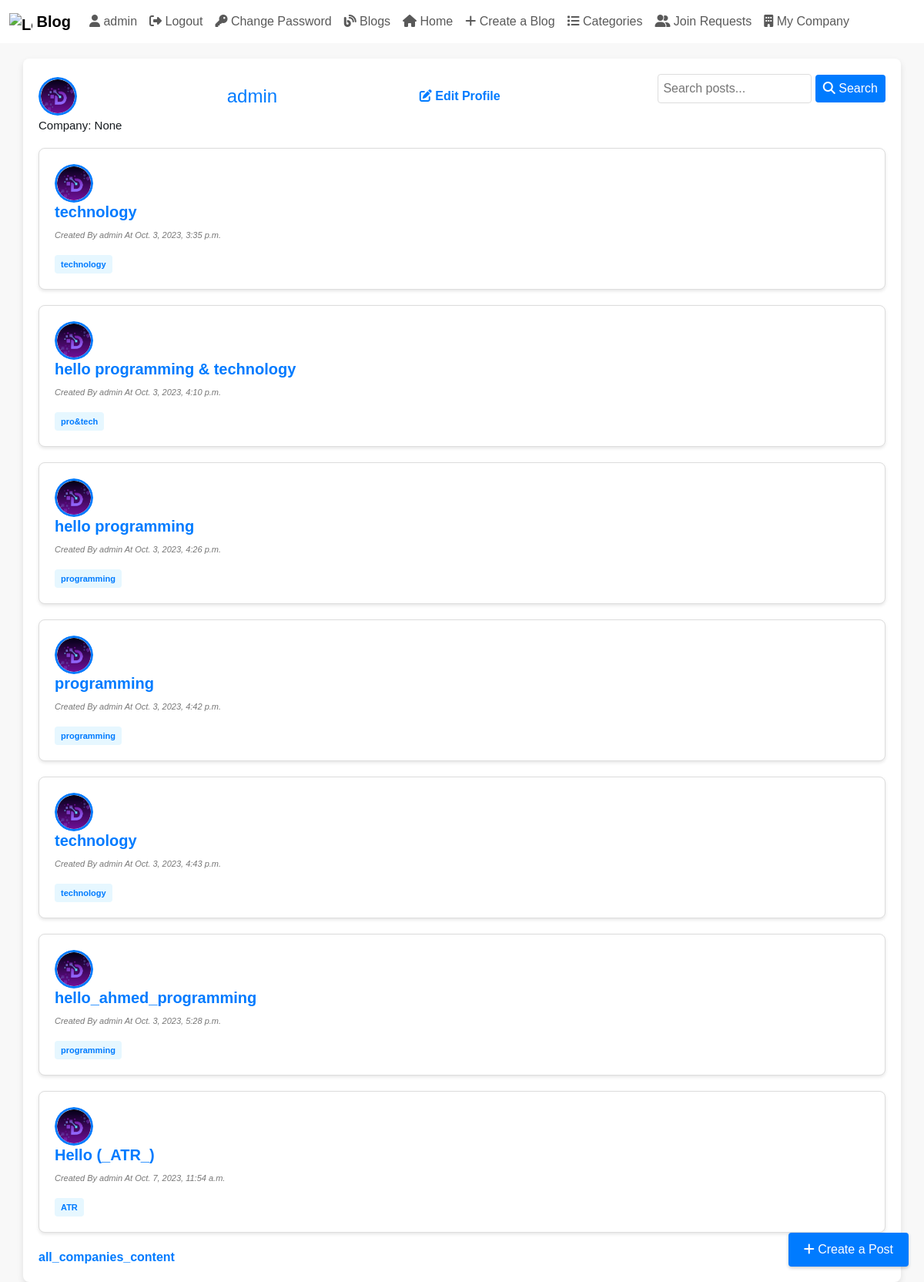
Screenshot of /blog/myBlog (signed in) with the database file from the repository.
### myApp/models.py (models this page shows, shortened)
class UserProfile(models.Model):
  user = models.OneToOneField(User, on_delete=models.CASCADE)
  company = models.ForeignKey(Company, on_delete=models.SET_NULL, blank=True, null=True)
  auth_level = models.CharField(max_length=10, null=True, choices=[('viewer', 'Viewer'), ('member', 'Member'), ('admin', 'Admin'), ('manager', 'Manager')], default="Member")
  groups = models.ForeignKey(Group, on_delete=models.SET_NULL, null=True, blank=True)
  photo = models.ImageField(upload_to='profile_photos/', blank=True, null=True)

class Blog(models.Model):
  ID = models.BigAutoField(auto_created = True, primary_key=True, verbose_name="ID")
  title = models.CharField(max_length=200)
  content = models.TextField()
  author = models.ForeignKey(User, on_delete=models.CASCADE, blank=False)
  created_at = models.DateTimeField(auto_now_add=True, blank=True)
  updated_at = models.DateTimeField(auto_now=True)
  is_draft = models.BooleanField(default=True)
  publish_status = models.CharField(max_length=10, choices=[('draft', 'Draft'), ('published', 'Published')], default='draft')
  tags = models.ManyToManyField(Tag,related_name="tag_posts")
  categories = models.ManyToManyField(Category)
  company = models.ForeignKey(Company, on_delete=models.SET_NULL, blank=True, null=True)

class Tag(models.Model):
  category  = models.ManyToManyField(Category,related_name='tags')
  tag_name  = models.CharField(max_length=100)

### myApp/views.py (the view)
# urls.py: path('blog/myBlog',views.myBlogPage,name='myblogpage'),
def myBlogPage(request):
    query = request.GET.get('q')
    author = request.user
    posts = Blog.objects.filter(author=author)
    if query:
        posts = posts.filter(Q(title__icontains=query)|Q(content__icontains=query))
    return render (request, 'Blog/myblogpage.html', {'Blogs':posts,'query':query})

### myApp/templatetags/my_custom_tags.py (called while the page is built)
@register.filter(name='has_group')
def has_group(user, group_name):
    return user.groups.filter(name=group_name).exists()

### myApp/templates/Blog/myblogpage.html (shortened to what this page needs)
<!DOCTYPE html>
<html lang="en">
{% load static %} {% load crispy_forms_tags %}
<head>
    <link href="{% static 'css/bootstrap.css' %}" rel="stylesheet">
    <link href="{% static 'css/home.css' %}" rel="stylesheet">
    <link rel="stylesheet" href="https://cdnjs.cloudflare.com/ajax/libs/font-awesome/6.1.0/css/all.min.css">
</head>
<body>
    {% include "Blog/blogNavBar.html" %}
    <div class="container">
        <div class="header-search">
            {% if request.user.userprofile.photo %}
            <div class="user-photo">
                <img src="{{ request.user.userprofile.photo.url }}" alt="{{ request.user.username }}">
            </div>
            {% endif %}
            <h1> {{ request.user.username }}</h1>
            <a href="{% url 'edit_user_name' %}" class="edit-profile-link"><i class="fas fa-edit"></i> Edit Profile</a>
            <form method="get" class="search-form">
                <input type="text" name="q" placeholder="Search posts..." {% if query %}value="{{ query }}"{% endif %}>
                <button type="submit"><i class="fas fa-search"></i> Search</button>
            </form>
        </div>
        <h2>Company: {{ request.user.userprofile.company }}</h2>
        {% for blog in Blogs %}
        <div class="blog-card">
                <div class="header-search">
            {% if request.user.userprofile.photo %}
            <div class="user-photo">
                <img src="{{ request.user.userprofile.photo.url }}" alt="{{ request.user.username }}">
            </div>
        </div>
            {% endif %}
            <h2><a href="{% url "blogPage" id=blog.ID %}" style="color: #007bff;">{{ blog.title }}</a></h2>
            <div class="meta-info">
                <p class="meta-info">Created By {{ blog.author.username }} At {{ blog.created_at }}</p>
            </div>
            <div class="tags">
                {% if blog.tags.all %}
                {% for tag in blog.tags.all %}
                <a href="{% url "tagposts" tag.pk %}" class="tag">{{ tag.tag_name }}</a>
                {% endfor %}
                {% endif %}
            </div>
        </div>
        {% endfor %}
        {% if perms.myApp.add_blog %}
        <a href="{% url "createBlog" %}" class="create-post-btn">
            <i class="fas fa-plus"></i> Create a Post
        </a>
        {% endif %}
        <a href="/all_companies_content">all_companies_content</a>
    </div>
</body>
</html>

### myApp/templates/Blog/blogNavBar.html (shortened to what this page needs)
{% block content %}
{% load my_custom_tags %}
<nav class="navbar sticky-top navbar-expand-lg" style="background-color: white;">
	<div class="container-fluid">
    <a class="navbar-brand" href="{% url 'showBlogs' %}">
      <img src="https://getbootstrap.com/docs/5.3/assets/brand/bootstrap-logo.svg" alt="Logo" width="30" height="24" class="d-inline-block align-text-top">
      Blog
    </a>
	<link rel="stylesheet" href="https://cdnjs.cloudflare.com/ajax/libs/font-awesome/6.1.0/css/all.min.css">
		<div class="collapse navbar-collapse" id="navbarSupportedContent">
			<ul class="navbar-nav mr-auto">
				{% if user.is_authenticated %}
				<li class="nav-item">
					<a class="nav-link" href="{% url 'user' %}">
						<i class="fas fa-user"></i> {{ user.username }}
					</a>
				</li>
				<li class="nav-item">
					<a class="nav-link" href="{% url 'logout' %}">
						<i class="fas fa-sign-out-alt"></i> Logout
					</a>
				</li>
				<li class="nav-item">
					<a class="nav-link" href="{% url 'password_change' %}">
						<i class="fas fa-key"></i> Change Password
					</a>
				</li>
				{% else %}
				<li class="nav-item">
					<a class="nav-link" href="{% url 'login' %}">
						<i class="fas fa-sign-in-alt"></i> Login
					</a>
				</li>
				{% endif %}
				<li class="nav-item">
					<a class="nav-link" href="{% url 'showBlogs' %}">
						<i class="fas fa-blog"></i> Blogs
					</a>
				</li>
				{% if perms.myApp.add_blog %}
				<li class="nav-item">
					<a class="nav-link" href="{% url 'myblogpage' %}">
						<i class="fas fa-home"></i> Home
					</a>
				</li>
				<li class="nav-item">
					<a class="nav-link" href="{% url 'createBlog' %}">
						<i class="fas fa-plus"></i> Create a Blog
					</a>
				</li>
				<li class="nav-item">
					<a class="nav-link" href="{% url 'category_list' %}">
						<i class="fas fa-list"></i> Categories
					</a>
				</li>
				<li class="nav-item">
					<a class="nav-link" href="{% url 'joinRequest' %}">
						<i class="fas fa-user-friends"></i> Join Requests
					</a>
				</li>
				{% endif %}
				{% if user.is_authenticated and request.user|has_group:"Member" %}
				<li class="nav-item">
					<a class="nav-link" href="{% url 'createCompany' %}">
						<i class="fas fa-building"></i> Create Company
					</a>
				</li>
				{% elif user.is_authenticated and request.user|has_group:"Manager" %}
				<li class="nav-item">
					<a class="nav-link" href="{% url 'myCompany' %}">
						<i class="fas fa-building"></i> My Company
					</a>
				</li>
				{% elif user.is_authenticated and request.user|has_group:"Employee" %}
				<li class="nav-item">
					<a class="nav-link" href="{% url 'myCompany' %}">
						<i class="fas fa-building"></i> Your Company
					</a>
				</li>
				{% endif %}
			</ul>
			</div>
		</div>
</nav>
{% endblock %}

### static/css/home.css (style rules this page uses)
body { background-color: #f5f5f5; }
a { text-decoration: none; color: #007bff; font-weight: 700; }
.container { background-color: white; padding: 20px; margin-top: 15px; border-radius: 10px; box-shadow: 0 0 0 1.5px rgba(var(--grey-900), 0.05); }
.create-post-btn { position: fixed; bottom: 20px; right: 20px; padding: 10px 20px; background-color: #0d6efd; color: white; text-decoration: none; font-size: 16px; font-weight: 500; border-radius: 5px; box-shadow: 0 2px 4px rgba(0, 0, 0, 0.2); transition: background-color 0.3s ease; }

### myApp/templates/Blog/myblogpage.html (style rules this page uses)
body { font-family: Arial, sans-serif; background-color: #f8f8f8; color: #333; }
.container { margin-top: 20px; background-color: #fff; padding: 20px; border-radius: 8px; box-shadow: 0px 4px 8px rgba(0, 0, 0, 0.1); }
h1 { font-size: 24px; margin-bottom: 20px; color: #007bff; }
h2 { font-size: 15px; margin-bottom: 20px; color: #151a1f; }
.blog-card { border: 1px solid #ddd; padding: 20px; border-radius: 8px; margin-bottom: 20px; background-color: #fff; box-shadow: 0px 2px 4px rgba(0, 0, 0, 0.1); }
.blog-card h2 { font-size: 20px; margin: 0; color: #333; }
.blog-card .meta-info { font-size: 11px; color: #777; margin-top: 10px; font-style: italic; }
.blog-card .tags { margin-top: 10px; }
.blog-card .tag { display: inline-block; padding: 4px 8px; margin-right: 8px; background-color: #e6f7ff; color: #007bff; border-radius: 4px; font-size: 11px; text-decoration: none; font-weight: bold; }
.search-form { float: right; clear: both; }
.search-form input[type="text"] { width: 200px; padding: 6px; border: 1px solid #ddd; border-radius: 4px; margin-bottom: 20px; }
.search-form button { padding: 6px 10px; background-color: #007bff; color: #fff; border: none; border-radius: 4px; cursor: pointer; transition: background-color 0.3s ease; }
.edit-profile-link { color: #007bff; text-decoration: none; transition: color 0.3s ease; }
.create-post-btn { display: block; margin-top: 20px; text-align: center; font-size: 16px; background-color: #007bff; color: #fff; padding: 10px 20px; border-radius: 4px; text-decoration: none; transition: background-color 0.3s ease; }
.header-search { display: flex; align-items: center; justify-content: space-between; }
.header-search h1 { margin: 0; }
.header-search .search-form { margin-left: 20px; }
.user-photo { border-radius: 50%; overflow: hidden; margin-right: 20px; }
.user-photo img { width: 50px; height: 50px; object-fit: cover; }
.user-photo { margin-right: 10px; }
.user-photo img { width: 50px; height: 56px; border-radius: 50%; object-fit: cover; border: 3px solid #007bff; }
.user-photo img { width: 50px; height: 50px; object-fit: cover; border: 3px solid #007bff; }

### rows the page displays
Blog: user.userprofile.photo (picture), title "technology", author.username "admin", created_at "Oct. 3, 2023, 3:35 p.m."
Tag: tag_name "technology"
Blog: user.userprofile.photo (picture), title "hello programming & technology", author.username "admin", created_at "Oct. 3, 2023, 4:10 p.m."
Tag: tag_name "pro&tech"
Blog: user.userprofile.photo (picture), title "hello programming", author.username "admin", created_at "Oct. 3, 2023, 4:26 p.m."
Tag: tag_name "programming"
Blog: user.userprofile.photo (picture), title "programming", author.username "admin", created_at "Oct. 3, 2023, 4:42 p.m."
Blog: user.userprofile.photo (picture), title "technology", author.username "admin", created_at "Oct. 3, 2023, 4:43 p.m."
Blog: user.userprofile.photo (picture), title "hello_ahmed_programming", author.username "admin", created_at "Oct. 3, 2023, 5:28 p.m."
Blog: user.userprofile.photo (picture), title "Hello (_ATR_)", author.username "admin", created_at "Oct. 7, 2023, 11:54 a.m."
Tag: tag_name "ATR"

### other values shown
{{ user.username }} "admin"
{{ request.user.username }} "admin"
{{ request.user.userprofile.company }} "None"
